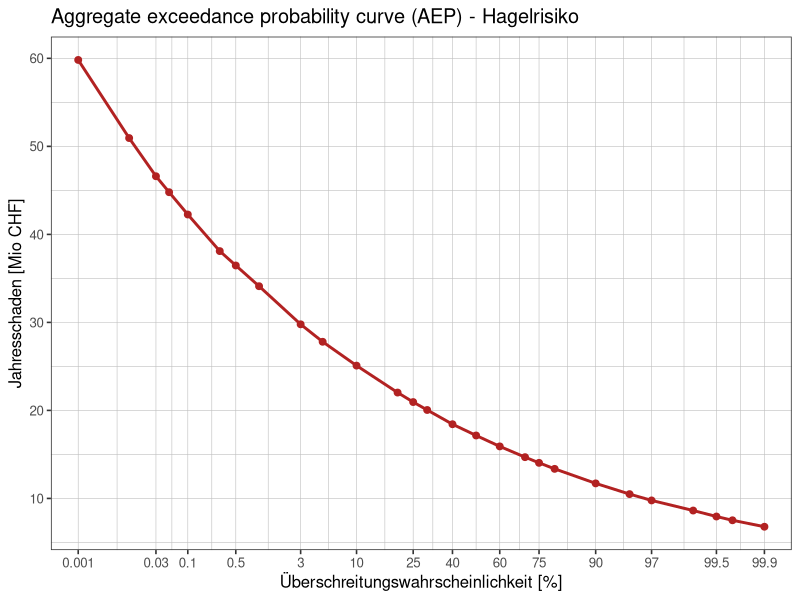

Here is the R script that generated this plot:
# Exceedance Probability: The probability of loss from an event exceeding a certain level.
# Usually refers to either the occurrence exceedance probability (OEP) or the aggregate
# exceedance probability, and represent a standard output of cat models. 
# 
# An occurrence probability curve (OEP) is a loss distribution that shows the likelihood
# of exceeding a specified loss threshold  from a single occurrence in any given year.
# The OEP can be calculated from an Event Loss Table (ELT).
# 
# An aggregate exceedance probability curve (AEP) is a loss distribution that shows
# the likelihood of exceeding  a specified loss threshold from one or more events in
# any given year. The AEP can be calculated by convolving the distributions from the
# individual Event Loss Table (ELT) entries (e.g. through Monte Carlo Simulation,
# Panjer or FFT). 
# 
# Secondary uncertainty refers to the distribution of potential loss amounts for a
# given event, while primary uncertainty measures the uncertainty in the likelihood
# of a particular event occurring. EP curves  typically cover primary uncertainty
# but not secondary uncertainty. Inclusion of secondary uncertainty produces smoother
# EP curves with longer tails.
# 
# An annual aggregate loss distribution  is the distribution of the annual aggregate
# losses , covering all relevant uncertainties , in particular secondary uncertainty



library(dplyr)
library(scales)
library(ggplot2)

df <- tibble::tribble(
  ~AEP,          ~P,
  0.001, 299.0973209,
  0.01, 254.7226534,
  0.03, 233.0298722,
  0.05, 223.9571177,
  0.1, 211.2898816,
  0.3, 190.5075232,
  0.5, 182.3294549,
  1, 170.5569051,
  3, 148.9113334,
  5,  138.991102,
  10, 125.4449161,
  20, 110.1408306,
  25,   104.74124,
  30, 100.2363357,
  40, 92.15268627,
  50, 85.75477796,
  60, 79.55311702,
  70, 73.44249835,
  75, 70.21061223,
  80, 66.79821521,
  90, 58.54507042,
  95, 52.44861458,
  97, 48.86357489,
  99, 43.12184627,
  99.5, 39.72675936,
  99.7,  37.5826596,
  99.9, 33.91759317
)

df %>% 
  ggplot(aes(x = qnorm(AEP/100), # transform to quantiles
             y = P/5)) + 
  geom_point(colour="firebrick", size = 2) +
  geom_line(colour="firebrick", size = 1) +
  scale_y_continuous(name = "Jahresschaden [Mio CHF]",
                     labels = scales::comma,
                     breaks = seq(0, 300/5, 50/5)) +
  scale_x_continuous(name = "Überschreitungswahrscheinlichkeit [%]",
                     # breaks = qnorm(df$AEP/100), #transform
                     breaks = qnorm(df$AEP/100)[seq(1,length(qnorm(df$AEP/100)),by=2)], #transform and show only every 2nd
                     # labels = df$AEP,
                     labels = df$AEP[seq(1,length(df$AEP),by=2)],
                     expand = c(0.035,0.035)) +

  labs(title = "Aggregate exceedance probability curve (AEP) - Hagelrisiko") +
  theme_bw(base_size = 12) +
  theme(panel.grid.major = element_line(colour="grey", size = (0.2)),
        panel.grid.minor = element_line(size = (0.2), colour="grey"))
